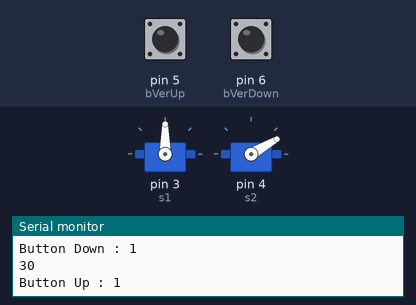
This sketch was run on a simulated Arduino Uno, built with avr-gcc and run on an emulated ATmega328P. Shown: 2 × servo, the last lines printed to the serial monitor. The inputs (shaded band) are chosen by the test bench; at power-on: pin 6 (bVerDown) HIGH, pin 5 (bVerUp) HIGH.

Above: at 1.2 s.
1.3 s: pin 6 (bVerDown) pulled LOW for 3.2 s
At 3.2 s:
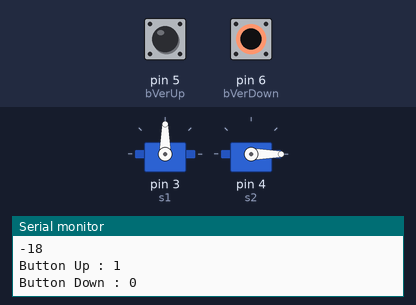
6.0 s: pin 5 (bVerUp) pulled LOW for 3.2 s
At 8.63 s:
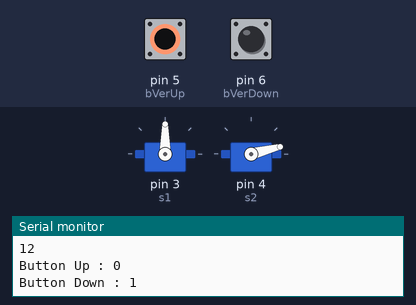
10.7 s: pin 5 (bVerUp) pulled LOW for 1 s
At 12.5 s:
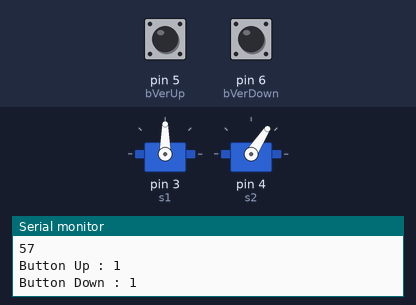
13.2 s: pin 5 (bVerUp) pulled LOW for 0.15 s
At 14.3 s:
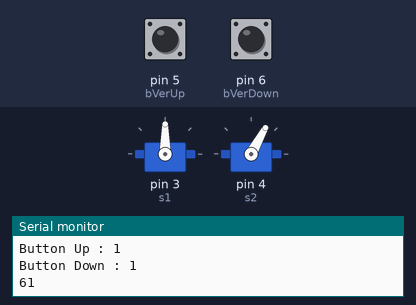
14.8 s: pin 5 (bVerUp) pulled LOW for 3.2 s
At 18.5 s:
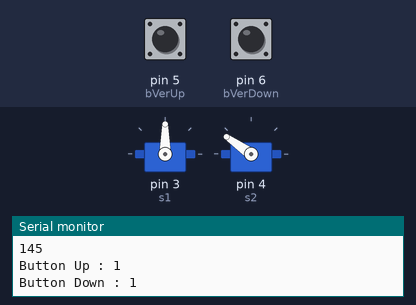
19.5 s: pin 5 (bVerUp) pulled LOW for 1 s
At 21.6 s:
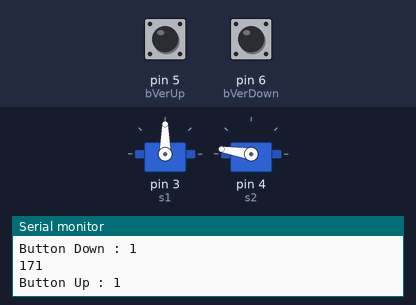
Timing chart, 0 to 23.0 s (numbered marks = the images above; inputs shaded):
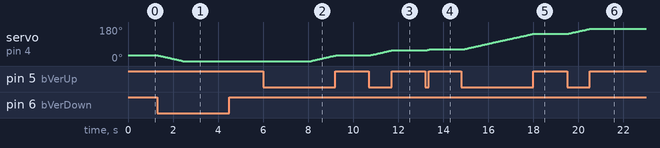

Measured:
- after the input at 1.3 s, servo on pin 4 (s2): moves from 30° to 0° over 1.1 s, starting after 0.05 s
- after the input at 6.0 s, servo on pin 4 (s2): moves from 0° to 30° over 1.1 s, starting after 2.1 s
- after the input at 10.7 s, servo on pin 4 (s2): moves from 30° to 57° over 0.97 s, starting after 0.05 s
- after the input at 13.2 s, servo on pin 4 (s2): 57° → 61° after 0.06 s
- after the input at 14.8 s, servo on pin 4 (s2): moves from 61° to 145° over 3.2 s, starting after 0.07 s
- after the input at 19.5 s, servo on pin 4 (s2): moves from 145° to 171° over 0.96 s, starting after 0.06 s

The sketch:

Button_Servo.ino
```cpp
#include <Servo.h>

#define s1 3
#define s2 4
#define bVerUp 5
#define bVerDown 6

Servo servo1;
Servo servo2;

int derejatServo1, derajatServo2 = 30;

void setup() {
  Serial.begin(9600);
  servo1.attach(s1);
  servo2.attach(s2);
  pinMode(bVerUp, INPUT_PULLUP);
  pinMode(bVerDown, INPUT_PULLUP);
}

void loop() {
  int vButtonUp = digitalRead(bVerUp);
  int vButtonDown = digitalRead(bVerDown);

  Serial.println("Button Up : " + (String)vButtonUp);
  Serial.println("Button Down : " + (String)vButtonDown);

  if (vButtonUp == 0) {
    derajatServo2++;
  } else if (vButtonDown == 0) {
    derajatServo2--;
  }
  servo2.write(derajatServo2);

  Serial.println(derajatServo2);
}
```
